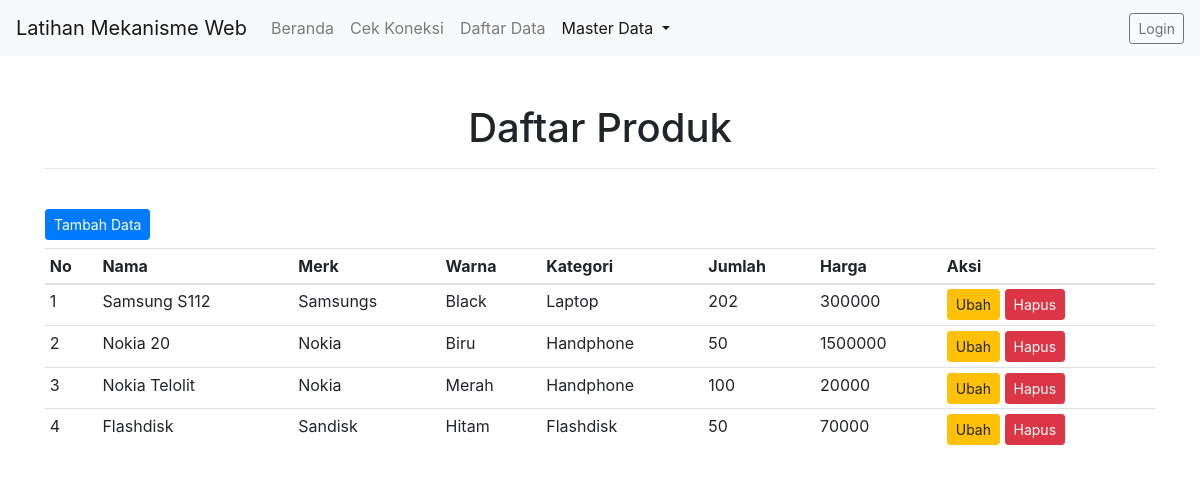
The page /views/produk/index.php on the database its author committed.
### tables this page shows
CREATE TABLE `produk` (
  `id_produk` int(15) NOT NULL,
  `nama_produk` varchar(255) NOT NULL,
  `warna` varchar(255) NOT NULL,
  `jumlah` int(15) NOT NULL,
  `harga` int(15) NOT NULL,
  `id_merk` int(15) NOT NULL,
  `id_kategori` int(15) NOT NULL
);

CREATE TABLE `merk` (
  `id_merk` int(15) NOT NULL,
  `nama_merk` varchar(255) NOT NULL
);

CREATE TABLE `kategori_produk` (
  `id_kategori` int(15) NOT NULL,
  `nama_kategori` varchar(255) NOT NULL
);

### controller/koneksi.php (called while the page is built, shortened)
<?php
$url = 'http://dts.qodr/crud-tugas-vsga-master';

### views/produk/index.php (the view, shortened to what this page needs)
<?php
	require_once '../../controller/koneksi.php';
	$query = "SELECT id_produk, nama_produk, warna, jumlah, harga, nama_merk, nama_kategori FROM produk INNER JOIN kategori_produk ON produk.id_kategori=kategori_produk.id_kategori INNER JOIN merk ON produk.id_merk=merk.id_merk;
;";
	$results =  mysqli_query($conn, $query);
?>
<!DOCTYPE html>
<html lang="en">
<head>
	<link rel="stylesheet" href="<?= $url; ?>/assets/css/bootstrap.min.css" />
</head>
<body>
	<nav class="navbar navbar-expand-lg navbar-light bg-light">
	  <a class="navbar-brand" href="<?= $url; ?>">Latihan Mekanisme Web</a>
	  <div class="collapse navbar-collapse" id="navbarSupportedContent">
	    <ul class="navbar-nav mr-auto">
	      <li class="nav-item">
	        <a class="nav-link" href="<?= $url; ?>">Beranda</a>
	      </li>
	      <li class="nav-item">
	        <a class="nav-link" href="<?= $url; ?>/controller/koneksi.php">Cek Koneksi</a>
	      </li>
	      <li class="nav-item">
	        <a class="nav-link" href="#">Daftar Data</a>
	      </li>
	      <li class="nav-item dropdown active">
	        <a class="nav-link dropdown-toggle" href="#" id="navbarDropdown" role="button" data-toggle="dropdown" aria-haspopup="true" aria-expanded="false">
	          Master Data
	        </a>
	      </li>
	    </ul>
	    <div class="my-2 my-lg-0">
	    	<button class="btn btn-sm btn-outline-secondary">Login</button>
	    </div>
	  </div>
	</nav>
	<div class="container pt-5">
		<h1> <center>Daftar Produk</center></h1>
		<hr /> <br />
		<a class="btn btn-sm btn-primary" href="add.php">Tambah Data</a>
		<table class="table table-sm table-hover mt-2">
			<thead>
				<tr>
					<th>No</th>
					<th>Nama</th>
					<th>Merk</th>
					<th>Warna</th>
					<th>Kategori</th>
					<th>Jumlah</th>
					<th>Harga</th>
					<th>Aksi</th>
				</tr>
			</thead>
			<tbody>
				<?php
					if($results->num_rows === 0 ){ ?>
						<tr>
							<td colspan="3">
								<h5 class="text-center">Data Kosong!</h5>
							</td>
						</tr>
					<?php
						exit();
					}else {
						foreach ($results as $i => $result) { ?>
							<tr>
								<td><?= ++$i; ?></td>
								<td><?= $result['nama_produk'];?></td>
								<td><?= $result['nama_merk'];?></td>
								<td><?= $result['warna'];?></td>
								<td><?= $result['nama_kategori'];?></td>
								<td><?= $result['jumlah'];?></td>
								<td><?= $result['harga'];?></td>
								<td>
									<a class="btn btn-sm btn-warning" href="edit.php?id_produk=<?= $result['id_produk']; ?>">Ubah</a>
									<a class="btn btn-sm btn-danger" href="<?= $url; ?>/controller/produk/delete.php?id_produk=<?= $result['id_produk']; ?>">Hapus</a>
								</td>
							</tr>
					<?php	}
					} ?>
			</tbody>
		</table>
	</div>
</body>
</html>

### rows shown on the page
produk: nama_produk "Samsung S112", id_merk.nama_merk "Samsungs", warna "Black", id_kategori.nama_kategori "Laptop", jumlah "202", harga "300000"
produk: nama_produk "Nokia 20", id_merk.nama_merk "Nokia", warna "Biru", id_kategori.nama_kategori "Handphone", jumlah "50", harga "1500000"
produk: nama_produk "Nokia Telolit", id_merk.nama_merk "Nokia", warna "Merah", id_kategori.nama_kategori "Handphone", jumlah "100", harga "20000"
produk: nama_produk "Flashdisk", id_merk.nama_merk "Sandisk", warna "Hitam", id_kategori.nama_kategori "Flashdisk", jumlah "50", harga "70000"
